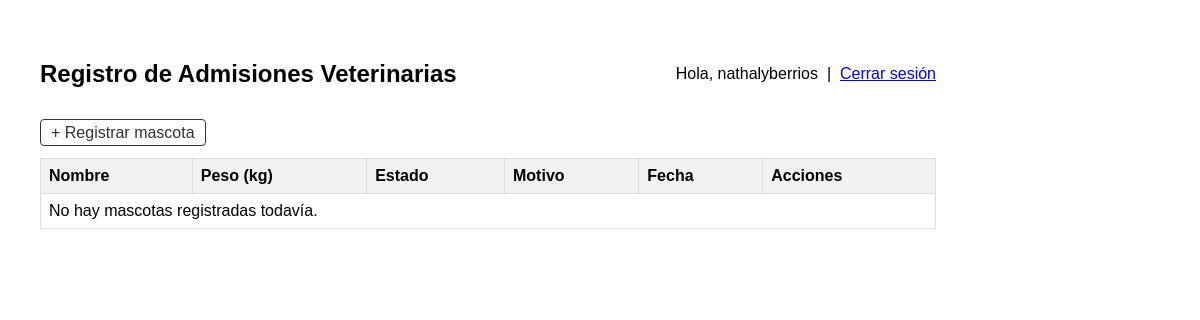
Before: / (signed in) with the older database file.
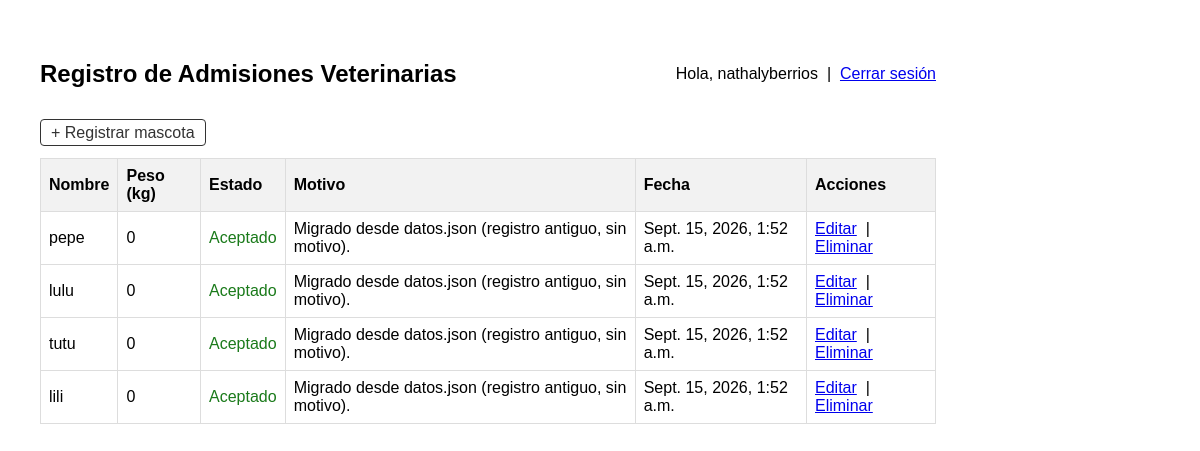
After: the same page with the newer database file.
### core/models.py (models this page shows, shortened)
class Registro(models.Model):
    ESTADO_CHOICES = [
        ("Aceptado", "Aceptado"),
        ("Rechazado", "Rechazado"),
        ("Dato Inválido", "Dato Inválido"),
    ]
    nombre = models.CharField(max_length=100)
    peso = models.IntegerField()
    estado = models.CharField(max_length=20, choices=ESTADO_CHOICES)
    motivo = models.CharField(max_length=200)
    fecha = models.DateTimeField(default=timezone.now)
    eliminado = models.BooleanField(default=False)
    fecha_eliminacion = models.DateTimeField(null=True, blank=True)
    class Meta:
        ordering = ["-fecha"]

### core/views.py (the view)
# urls.py: path("", views.lista, name="lista"),
@login_required(login_url="login")
def lista(request):  # cualquier usuario logueado puede mirar
    registros = Registro.objects.filter(eliminado=False)
    contexto = {
        "registros": registros,
        "puede_crear": tiene_rol(request.user, "admin", "normal"),
        "puede_editar": tiene_rol(request.user, "admin"),
    }
    return render(request, "list.html", contexto)

### core/templates/list.html (shortened to what this page needs)
<!DOCTYPE html>
<html lang="es">
<head>
</head>
<body>
    <div class="topbar">
        <h2>Registro de Admisiones Veterinarias</h2>
        <div>
            Hola, {{ user.username }}
            &nbsp;|&nbsp;
            <a href="{% url 'logout' %}">Cerrar sesión</a>
        </div>
    </div>
    {% if puede_crear %}
        <p><a class="btn" href="{% url 'crear' %}">+ Registrar mascota</a></p>
    {% endif %}
    <table>
        <tr>
            <th>Nombre</th>
            <th>Peso (kg)</th>
            <th>Estado</th>
            <th>Motivo</th>
            <th>Fecha</th>
            {% if puede_editar %}<th>Acciones</th>{% endif %}
        </tr>
        {% for registro in registros %}
        <tr>
            <td>{{ registro.nombre }}</td>
            <td>{{ registro.peso }}</td>
            <td class="{% if registro.estado == 'Aceptado' %}aceptado{% elif registro.estado == 'Rechazado' %}rechazado{% else %}invalido{% endif %}">
                {{ registro.estado }}
            </td>
            <td>{{ registro.motivo }}</td>
            <td>{{ registro.fecha }}</td>
            {% if puede_editar %}
            <td>
                <a href="{% url 'editar' registro.pk %}">Editar</a>
                &nbsp;|&nbsp;
                <a href="{% url 'eliminar' registro.pk %}">Eliminar</a>
            </td>
            {% endif %}
        </tr>
        {% empty %}
        <tr>
            <td colspan="6">No hay mascotas registradas todavía.</td>
        </tr>
        {% endfor %}
    </table>
</body>
</html>

### core/templates/list.html (style rules this page uses)
body { font-family: Arial, sans-serif; margin: 40px; }
table { border-collapse: collapse; width: 80%; }
th, td { border: 1px solid #dddddd; text-align: left; padding: 8px; }
th { background-color: #f2f2f2; }
.topbar { display: flex; justify-content: space-between; align-items: center; width: 80%; margin-bottom: 10px; }
.aceptado { color: #1a7a1a; }
.btn { padding: 4px 10px; text-decoration: none; border: 1px solid #333; border-radius: 4px; color: #333; }

Changed rows visible on the page:
added Registro: nombre "pepe", peso "0", estado "Aceptado", motivo "Migrado desde datos.json (registro antiguo, sin motivo).", fecha "Sept. 15, 2026, 1:52 a.m."
added Registro: nombre "lulu", peso "0", estado "Aceptado", motivo "Migrado desde datos.json (registro antiguo, sin motivo).", fecha "Sept. 15, 2026, 1:52 a.m."
added Registro: nombre "tutu", peso "0", estado "Aceptado", motivo "Migrado desde datos.json (registro antiguo, sin motivo).", fecha "Sept. 15, 2026, 1:52 a.m."
added Registro: nombre "lili", peso "0", estado "Aceptado", motivo "Migrado desde datos.json (registro antiguo, sin motivo).", fecha "Sept. 15, 2026, 1:52 a.m."
Other visible differences:
text no longer shown: "No hay mascotas registradas todavía."
